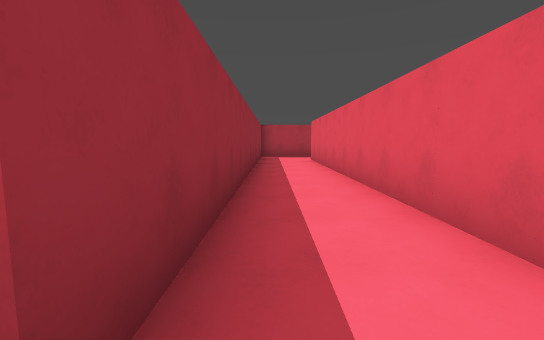
view 1 (above)

18 first-person views from a walk through a level from a Godot 3-D game. The camera is 1.4 m above the floor, tilts 6° down and sees 90° across. The floor is counted in squares, 2 m on a side. Each view is taken from the middle of a square. On the plan, view 1 faces up. The plan holds only what a view shows up to about 9 squares ahead; the rest is blank. The place goes on beyond the plan.

view 2
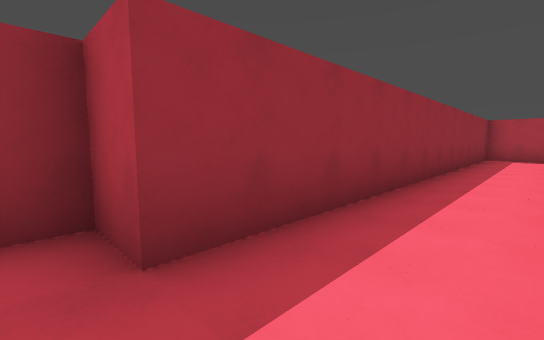

view 3
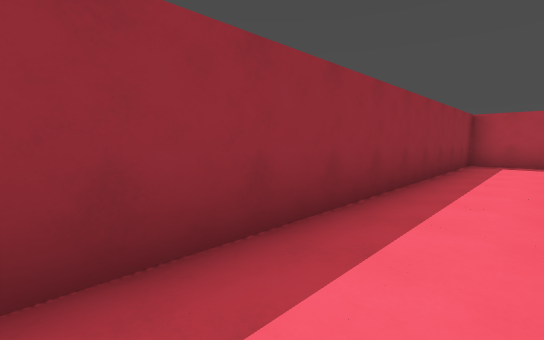

view 4
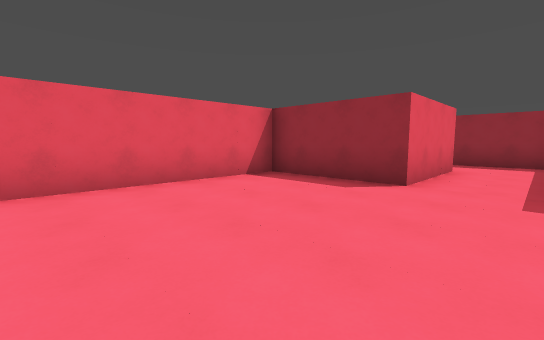

view 5
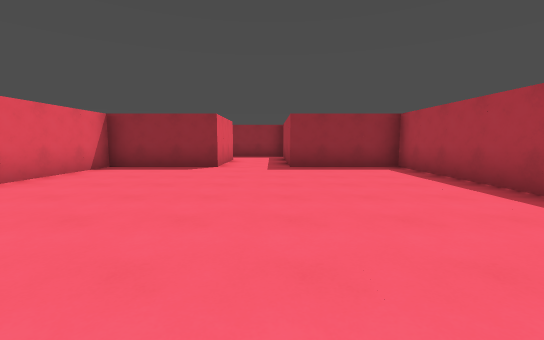

view 6
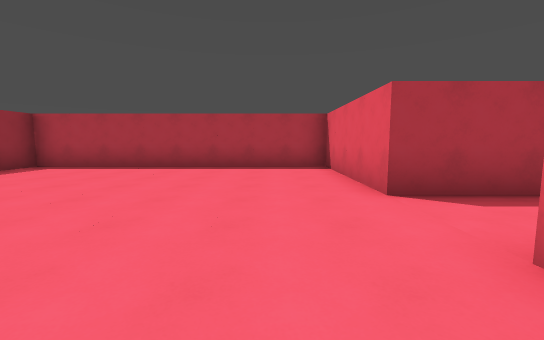

view 7
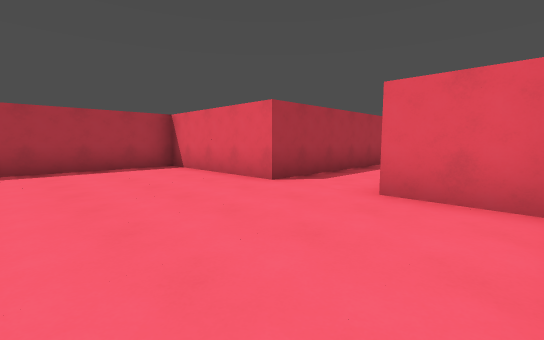

view 8
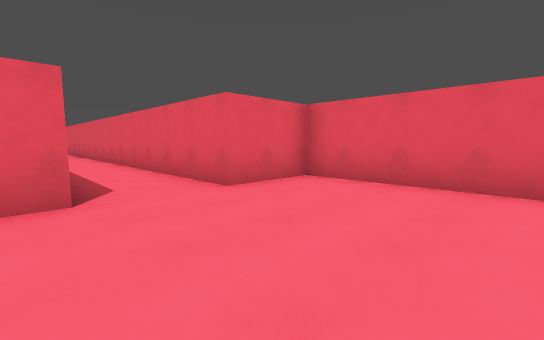

view 9
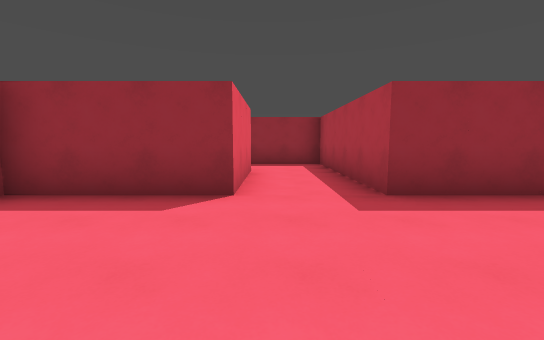

view 10
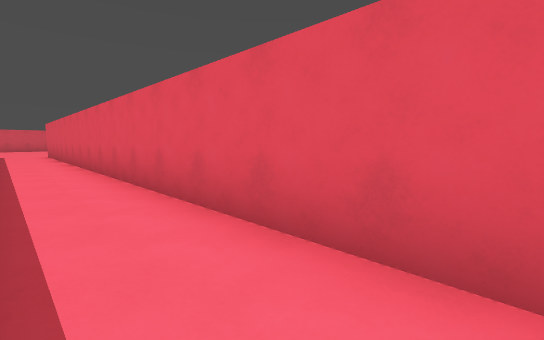

view 11
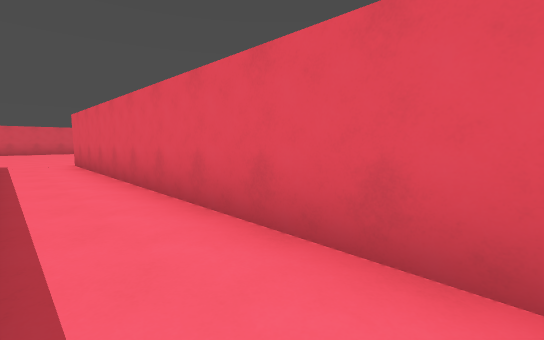

view 12
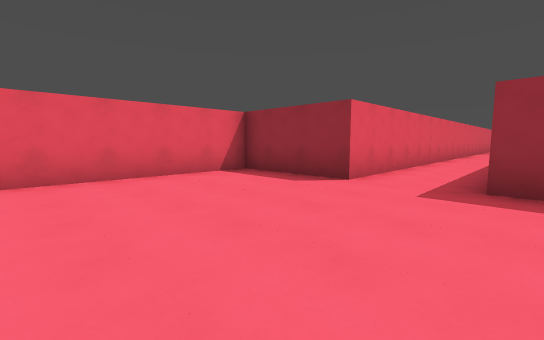

view 13
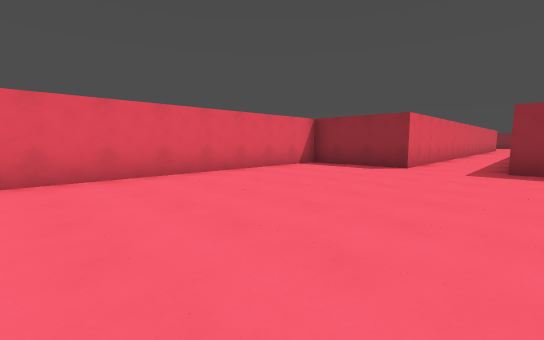

view 14
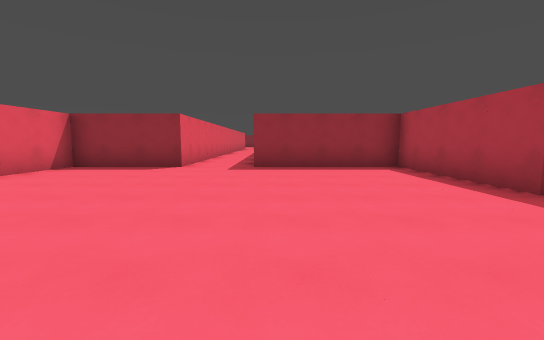

view 15
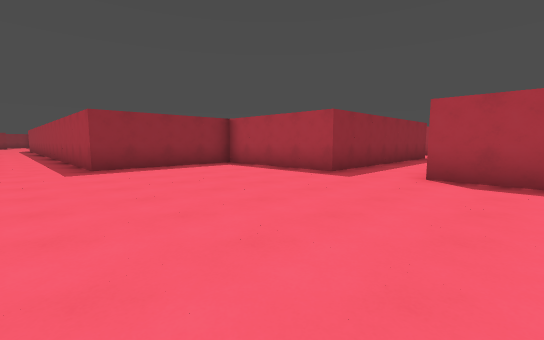

view 16
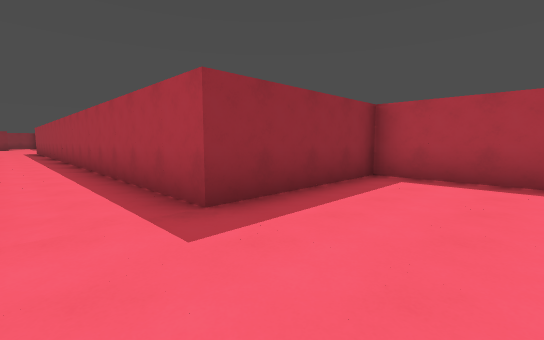

view 17
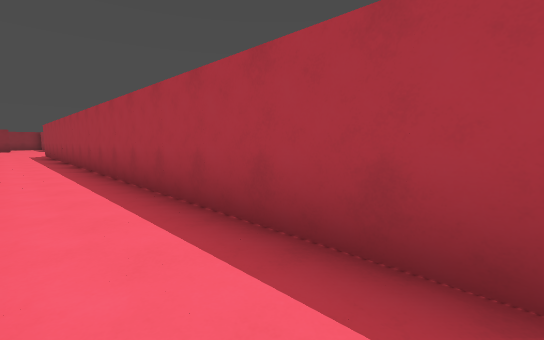

view 18
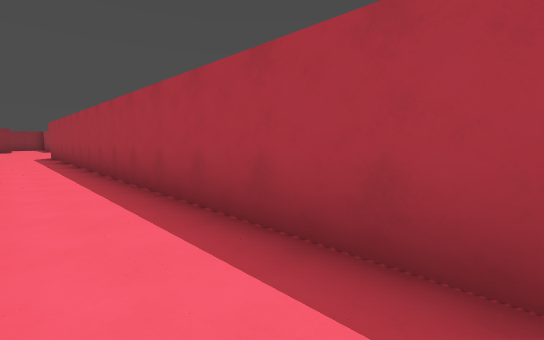

### Floor plan
Points are (right, up) in squares from view 1. A wall is a line through its corners. A room is listed if a view was taken in it or the views show most of it. See-through windows are left out.
Room 1 (views 1, 2, 3, 4, 5, 6, 7, 8, 9)
walls: (1.5, 10.5) (4.5, 10.5) (4.5, 7.5) (12.5, 7.5) (12.5, 9.5); (12.5, 11.5) (12.5, 15.5) (4.5, 15.5) (4.5, 12.5) (-0.5, 12.5) (-0.5, 0.5) (-1.5, 0.5) (-1.5, -0.1); (1.5, 1.4) (1.5, 9)
ways out: opening at (13, 10.5) to room 2
Room 2 (views 10, 11, 12, 13, 14, 15, 16, 17, 18)
walls: (38.1, 15.5) (36.5, 15.5); (34.5, 19.4) (34.5, 15.5) (30.5, 15.5) (30.5, 11.5) (12.5, 11.5); (12.5, 9.5) (30.5, 9.5) (30.5, 6.5) (38.1, 6.5)
ways out: opening at (13, 10.5) to room 1

Positions as (right, up) in squares from view 1, and headings:
1: (0, 0), facing up
2: (1, 0), facing up-left
3: (1, 3), facing up-left
4: (9, 12), facing down-left
5: (12, 12), facing left
6: (11, 8), facing up
7: (9, 8), facing up-right
8: (9, 12), facing down-right
9: (8, 11), facing left
10: (15, 11), facing down-right
11: (21, 11), facing down-right
12: (35, 12), facing down-left
13: (38, 12), facing down-left
14: (38, 12), facing left
15: (38, 10), facing up-left
16: (33, 10), facing up-left
17: (29, 10), facing up-left
18: (27, 10), facing up-left
